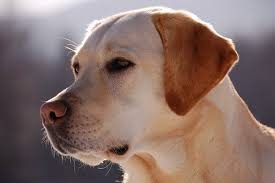
#> input picture dog.jpg, 275 x 183 px
$ python random_rectangles.py
#> lines starting #> are read from the running program, lines starting #| are printed output that depends on the picture
from PIL import Image, ImageDraw
import random

def draw_jagged_lines(image_path):
#> called with image_path = 'dog.jpg'
    try:
        img = Image.open(image_path)
#> img is the input picture: PIL image 275x183 RGB; mean R, G, B 134.2, 110.8, 104
    except Exception as e:
        print(f"Error opening image: {e}")
        return
    width, height = img.size
#> width = 275; height = 183
    draw = ImageDraw.Draw(img)

    for i in range(9):
        center_x = (i + 1) * width // 10
        points = [(center_x, 0)]
        y = 0
        while y < height:
            y += random.randint(5, 10)
            x = center_x + random.randint(-5, 5)
            points.append((x, y))
        points.append((center_x + random.randint(-5, 5), height))
        draw.line(points, fill="red", width=2)

    for i in range(4):
        center_y = (i + 1) * height // 5
        points = [(0, center_y)]
        x = 0
        while x < width:
            x += random.randint(5, 10)
            y = center_y + random.randint(-5, 5)
            points.append((x, y))
        points.append((width, center_y + random.randint(-5, 5)))
        draw.line(points, fill="red", width=2)

    img.show()
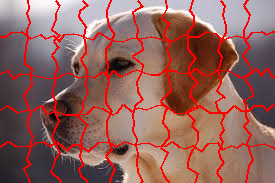
#> shown: PIL image 275x183 RGB; mean R, G, B 147.5, 98.9, 93.1

def main():
    draw_jagged_lines("dog.jpg")

if __name__ == "__main__":
    main()
